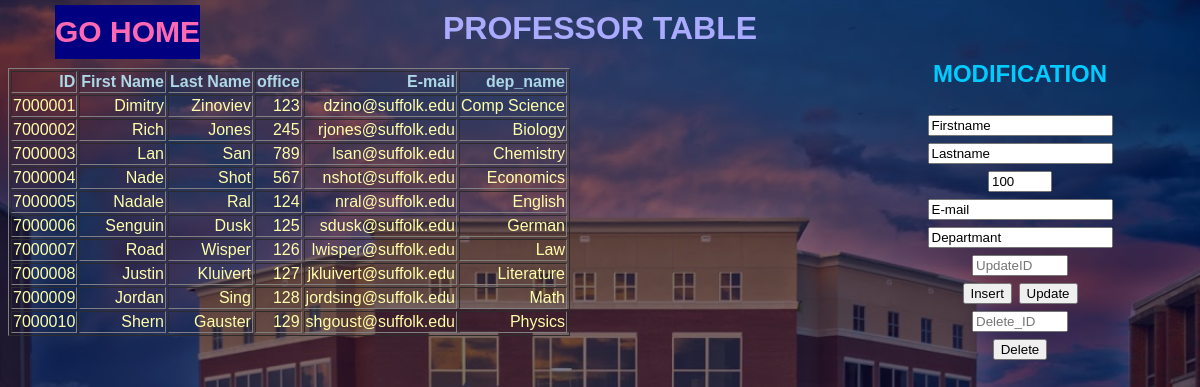
The page /professor.php on the database its author committed.
### tables this page shows
CREATE TABLE `professor` (
  `professor_id` int(20) NOT NULL,
  `f_name` varchar(300) DEFAULT NULL,
  `l_name` varchar(300) DEFAULT NULL,
  `office` int(11) DEFAULT NULL,
  `email` varchar(300) DEFAULT NULL,
  `dep_name` varchar(300) DEFAULT NULL
);

### professor.php (the view, shortened to what this page needs)
<?php
    include_once 'includes/dbh.inc.php';
    ?>
<!DOCTYPE html>
<html lang="en" dir="ltr">
  <head>
    <link rel="stylesheet" type="text/css" href="style.css">
<h1>Professor Table</h1>
  </head>
  <body>
    <div id="table" class="students">
      <table class="studtable sortable jquery-tablesorter" border="1" style="text-align:right;">
        <thead>
          <tr>
            <th class="headerSort headerSortUP" tabindex="0" role="columnheader button" title="Sort ascending">ID </th>
            <th class="headerSort" tabindex="0" role="columnheader button" title="Sort ascending">First Name</th>
            <th class="headerSort" tabindex="0" role="columnheader button" title="Sort ascending">Last Name</th>
            <th class="headerSort" tabindex="0" role="columnheader button" title="Sort ascending">office</th>
            <th class="headerSort" tabindex="0" role="columnheader button" title="Sort ascending">E-mail</th>
            <th class="headerSort" tabindex="0" role="columnheader button" title="Sort ascending">dep_name</th>
          </tr>
        </thead>
        <tbody>
          <?php
          $sql ="SELECT * FROM professor;";
          $result = mysqli_query($conn,$sql);
          $resultCheck = mysqli_num_rows($result);
          if ($resultCheck > 0){
            while ($row =mysqli_fetch_assoc($result)){
              echo "<tr>";
              echo "<td>";
              echo $row['professor_id'] ."<br>";
              echo "</td>";
              echo "<td>";
              echo $row['f_name'] ."<br>";
              echo "</td>";
              echo "<td>";
              echo $row['l_name'] ."<br>";
              echo "</td>";
              echo "<td>";
              echo $row['office'] ."<br>";
              echo "</td>";
              echo "<td>";
              echo $row['email'] ."<br>";
              echo "</td>";
              echo "<td>";
              echo $row['dep_name'] ."<br>";
              echo "</td>";
          }
      }
      ?>
    </div>
    <div class="absolute">
      <form action="includes/prof.inc.php" method="POST">
        <h2>Modification<h2>
        <input type="text" name="first" value="Firstname">
        <br>
        <input type="text" name="last" value="Lastname">
        <br>
        <input type="number" min=100 max=900 name="office" value=100>
        <br>
        <input type="text" name="email" value="E-mail">
        <br>
        <input type="text" name="dep_name" value="Departmant">
        <br>
        <input type="number" min=7000001 max=9999999   placeholder="UpdateID" name="u_id" >
        <br>
        <button type=" submit" name='insert'>Insert</button>
        <button type=" submit" name='update'>Update</button>
        <br>
        <input type="number" min=7000001 max=9999999   placeholder="Delete_ID" name="d_id" >
        <br>
        <button type=" submit" name='delete'>Delete</button>
      </form>
    </div>
    <a href="../php_thing" class='pos' >GO HOME</a>
  </body>
</html>

### style.css (style rules this page uses)
body { margin: 1000; padding: 0; text-align: center; background: linear-gradient(rgba(0,0,50,0.5),rgba(0,0,50,0.5)),url(library_0.jpg); background-size: cover; font-family: sans-serif; }
h1 { margin-top: 10px; color: #AAf; text-transform: uppercase; transition: all 4 ease-in-out; }
thead { margin-top: 10px; color: #add8e6; transition: all 4 ease-in-out; }
tbody { right: 30px; color: #ffa; transition: all 4 ease-in-out; }
h2 { margin-top: 10px; color: #0CF; text-transform: uppercase; transition: all 4 ease-in-out; }
a:link, a:visited { font-size: 30px; text-decoration: none; padding: 10px 0px; color: hotpink; font-weight: bold; background-color: #000080; }

### professor.php (style rules this page uses)
div.absolute { position: absolute; top: 50px; right: 30px; width: 300px; height: 300px; border: 0px solid #73AD21; }
a.pos { position: absolute; top: 5px; right: 1000px; border: 0px solid #FFFF; }

### rows shown on the page
professor: professor_id "7000001", f_name "Dimitry", l_name "Zinoviev", office "123", email "dzino@suffolk.edu", dep_name "Comp Science"
professor: professor_id "7000002", f_name "Rich", l_name "Jones", office "245", email "rjones@suffolk.edu", dep_name "Biology"
professor: professor_id "7000003", f_name "Lan", l_name "San", office "789", email "lsan@suffolk.edu", dep_name "Chemistry"
professor: professor_id "7000004", f_name "Nade", l_name "Shot", office "567", email "nshot@suffolk.edu", dep_name "Economics"
professor: professor_id "7000005", f_name "Nadale", l_name "Ral", office "124", email "nral@suffolk.edu", dep_name "English"
professor: professor_id "7000006", f_name "Senguin", l_name "Dusk", office "125", email "sdusk@suffolk.edu", dep_name "German"
professor: professor_id "7000007", f_name "Road", l_name "Wisper", office "126", email "lwisper@suffolk.edu", dep_name "Law"
professor: professor_id "7000008", f_name "Justin", l_name "Kluivert", office "127", email "jkluivert@suffolk.edu", dep_name "Literature"
professor: professor_id "7000009", f_name "Jordan", l_name "Sing", office "128", email "jordsing@suffolk.edu", dep_name "Math"
professor: professor_id "7000010", f_name "Shern", l_name "Gauster", office "129", email "shgoust@suffolk.edu", dep_name "Physics"
